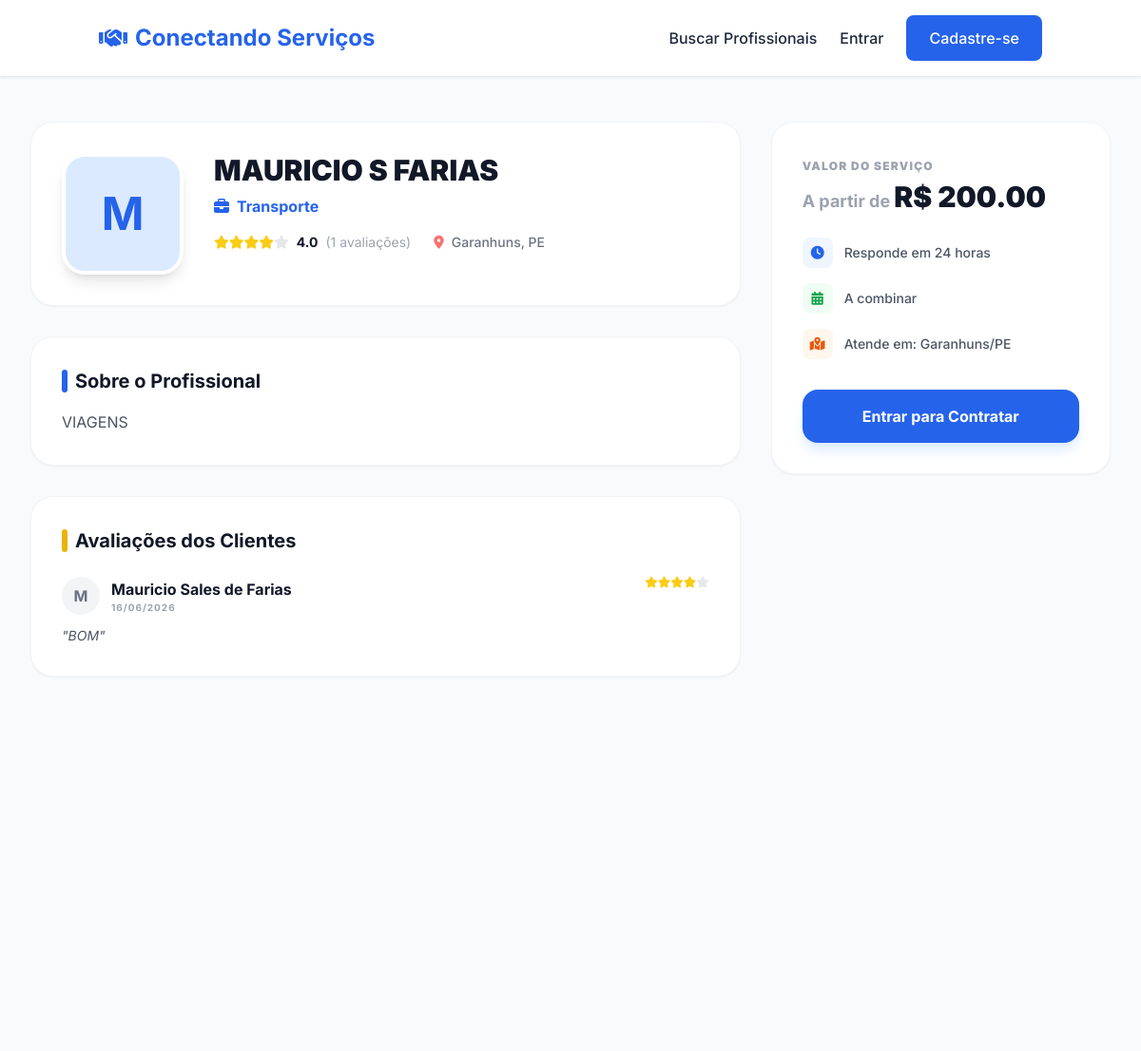
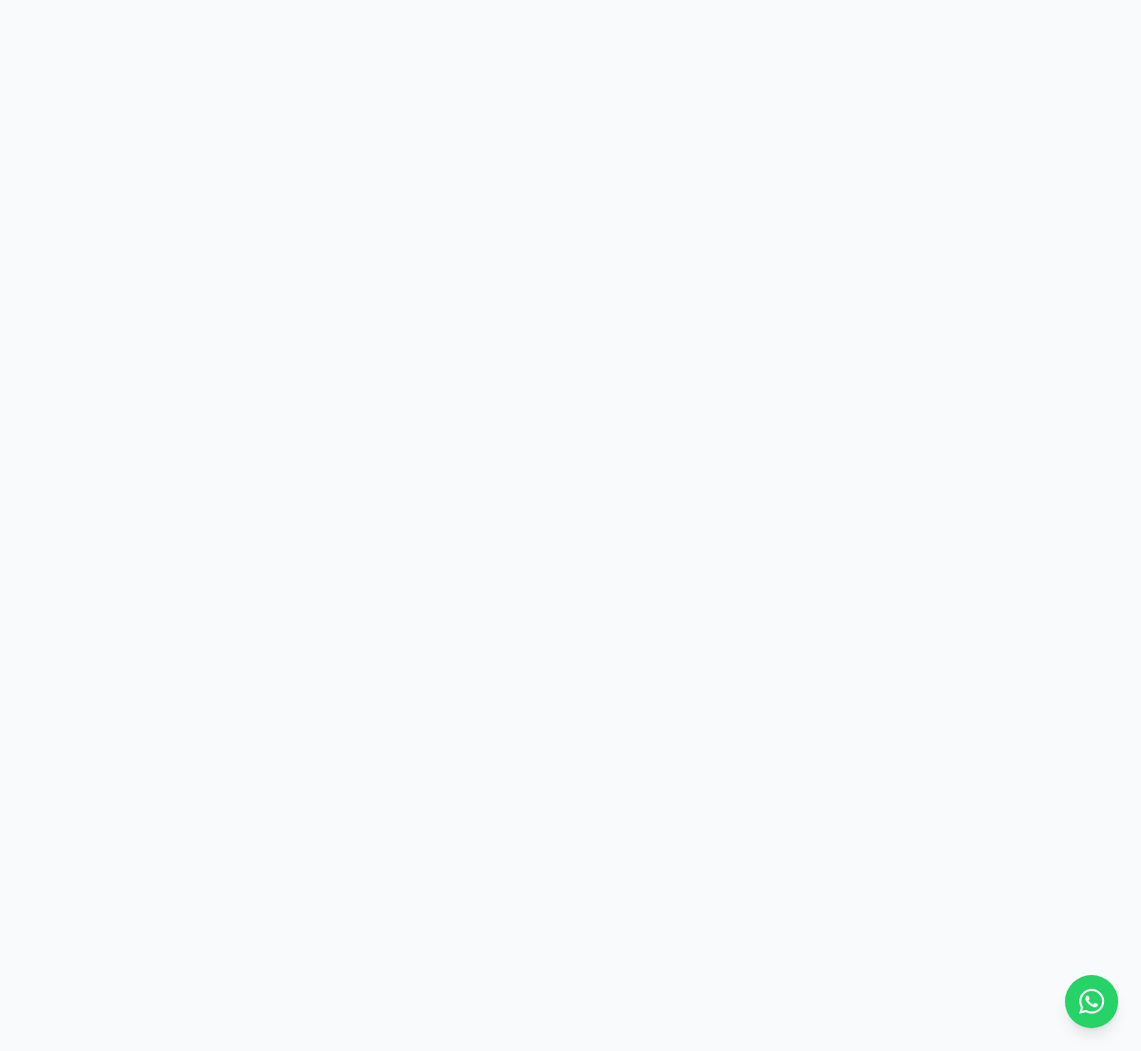
The app's page /profissional/7 with its own data (2 pictures, top to bottom).
### models.py (models this page shows, shortened)
class User(db.Model, UserMixin):
    __tablename__ = 'users'
    id = db.Column(db.Integer, primary_key=True)
    name = db.Column(db.String(120), nullable=False)
    cpf = db.Column(db.String(14), unique=True, nullable=False)
    email = db.Column(db.String(120), unique=True, nullable=False)
    phone = db.Column(db.String(20))
    password_hash = db.Column(db.String(255), nullable=False)
    user_type = db.Column(db.String(20), default='client')  # client / professional
    profile_image = db.Column(db.Text)  # Base64
    cep = db.Column(db.String(9))
    address = db.Column(db.String(200))
    neighborhood = db.Column(db.String(120))
    city = db.Column(db.String(120))
    state = db.Column(db.String(2))
    created_at = db.Column(db.DateTime, default=datetime.utcnow)
    professional_profile = db.relationship(
        "Professional",
        backref="user",
        uselist=False,
        cascade="all, delete-orphan"
    )
    client_requests = db.relationship(
        "ServiceRequest",
        backref="client",
        foreign_keys="ServiceRequest.client_id",
        cascade="all, delete-orphan"
    )
    reviews_given = db.relationship(
        "Review",
        backref="client",
        foreign_keys="Review.client_id",
        cascade="all, delete-orphan"
    )
    notifications = db.relationship(
        "Notification",
        backref="user",
        lazy="dynamic",
        cascade="all, delete-orphan"
    )

class ServiceCategory(db.Model):
    __tablename__ = "service_categories"
    id = db.Column(db.Integer, primary_key=True)
    name = db.Column(db.String(140), unique=True, nullable=False)
    description = db.Column(db.Text)
    icon = db.Column(db.String(50))
    image = db.Column(db.Text)  # <-- FALTAVA! AGORA A IMAGEM É SALVA AQUI
    created_at = db.Column(db.DateTime, default=datetime.utcnow)
    professionals = db.relationship(
        "Professional",
        backref="category",
        cascade="all, delete-orphan"
    )

class Review(db.Model):
    __tablename__ = "reviews"
    id = db.Column(db.Integer, primary_key=True)
    request_id = db.Column(db.Integer, db.ForeignKey("service_requests.id"), nullable=False)
    professional_id = db.Column(db.Integer, db.ForeignKey("professionals.id"), nullable=False)
    client_id = db.Column(db.Integer, db.ForeignKey("users.id"), nullable=False)
    rating = db.Column(db.Integer, nullable=False)
    comment = db.Column(db.Text)
    created_at = db.Column(db.DateTime, default=datetime.utcnow)

class Professional(db.Model):
    __tablename__ = "professionals"
    id = db.Column(db.Integer, primary_key=True)
    user_id = db.Column(db.Integer, db.ForeignKey("users.id"), unique=True, nullable=False)
    category_id = db.Column(db.Integer, db.ForeignKey("service_categories.id"))
    bio = db.Column(db.Text)
    experience_years = db.Column(db.Integer)
    starting_price = db.Column(db.Float)
    profile_photo = db.Column(db.String(255))
    portfolio_photos = db.Column(db.Text)                # JSON
    services_offered = db.Column(db.Text)                # JSON
    tags = db.Column(db.String(255))
    availability = db.Column(db.String(255))
    service_range = db.Column(db.String(255))
    verified = db.Column(db.Boolean, default=False)
    response_time = db.Column(db.String(50), default="24 horas (estimado)")
    created_at = db.Column(db.DateTime, default=datetime.utcnow)
    service_requests = db.relationship(
        "ServiceRequest",
        backref="professional",
        cascade="all, delete-orphan"
    )
    reviews = db.relationship(
        "Review",
        backref="professional",
        cascade="all, delete-orphan"
    )
    def get_portfolio_photos(self):
        try:
            return json.loads(self.portfolio_photos or "[]")
        except:
            return []
    @property
    def average_rating(self):
        if not self.reviews or len(self.reviews) == 0:
            return 0.0
        try:
            total = sum(r.rating for r in self.reviews if r.rating is not None)
            count = len([r for r in self.reviews if r.rating is not None])
            return total / count if count > 0 else 0.0
        except:
            return 0.0
    @property
    def review_count(self):
        return len(self.reviews)

### app.py (the view)
@app.route('/profissional/<int:professional_id>')
def professional_profile(professional_id):
    prof = Professional.query.get_or_404(professional_id)
    reviews = Review.query.filter_by(professional_id=prof.id).order_by(
        Review.created_at.desc()).all()
    return render_template('professional_profile.html', professional=prof, reviews=reviews)

### templates/professional_profile.html (shortened to what this page needs)
{% extends "base.html" %}
{% block extra_css %}
<script src="https://cdn.tailwindcss.com"></script>
{% endblock %}
{% block content %}
<div class="bg-gray-50 min-h-screen py-12">
    <div class="max-w-7xl mx-auto px-4 sm:px-6 lg:px-8">
        <div class="grid grid-cols-1 lg:grid-cols-3 gap-8">
            <div class="lg:col-span-2 space-y-8">
                <div class="bg-white rounded-3xl p-8 shadow-sm border border-gray-100">
                    <div class="flex flex-col md:flex-row items-center md:items-start gap-8">
                        <div class="w-32 h-32 bg-blue-100 text-blue-600 rounded-3xl flex items-center justify-center text-5xl font-bold overflow-hidden shadow-lg border-4 border-white shrink-0">
                            {% if professional.user.profile_image %}
                                <img src="{{ professional.user.profile_image }}" class="w-full h-full object-cover">
                            {% else %}
                                {{ professional.user.name[0] | upper }}
                            {% endif %}
                        </div>
                        <div class="text-center md:text-left flex-1">
                            <div class="flex flex-wrap items-center justify-center md:justify-start gap-3 mb-2">
                                <h1 class="text-3xl font-black text-gray-900">{{ professional.user.name }}</h1>
                            </div>
                            <p class="text-blue-600 font-bold mb-4 flex items-center justify-center md:justify-start gap-2">
                                <i class="fas fa-briefcase"></i> {{ professional.category.name }}
                            </p>
                            <div class="flex flex-wrap items-center justify-center md:justify-start gap-6 text-sm">
                                <div class="flex items-center gap-2">
                                    <div class="flex text-yellow-400">
                                        {% for i in range(5) %}
                                            <i class="fas fa-star {{ 'text-gray-200' if i >= professional.average_rating }}"></i>
                                        {% endfor %}
                                    </div>
                                    <span class="font-bold text-gray-900">{{ "%.1f"|format(professional.average_rating) }}</span>
                                    <span class="text-gray-400">({{ professional.review_count }} avaliações)</span>
                                </div>
                                <div class="flex items-center gap-2 text-gray-500 font-medium">
                                    <i class="fas fa-map-marker-alt text-red-400"></i>
                                    {{ professional.user.city }}, {{ professional.user.state }}
                                </div>
                            </div>
                        </div>
                    </div>
                </div>
                <div class="bg-white rounded-3xl p-8 shadow-sm border border-gray-100">
                    <h2 class="text-xl font-bold text-gray-900 mb-4 flex items-center gap-2">
                        <span class="w-1.5 h-6 bg-blue-600 rounded-full"></span> Sobre o Profissional
                    </h2>
                    <p class="text-gray-600 leading-relaxed whitespace-pre-line">{{ professional.bio or 'Nenhuma descrição informada.' }}</p>
                </div>
                <div class="bg-white rounded-3xl p-8 shadow-sm border border-gray-100">
                    <h2 class="text-xl font-bold text-gray-900 mb-6 flex items-center gap-2">
                        <span class="w-1.5 h-6 bg-yellow-500 rounded-full"></span> Avaliações dos Clientes
                    </h2>
                    {% if reviews %}
                        <div class="space-y-6">
                            {% for review in reviews %}
                            <div class="border-b border-gray-50 last:border-0 pb-6 last:pb-0">
                                <div class="flex justify-between items-start mb-3">
                                    <div class="flex items-center gap-3">
                                        <div class="w-10 h-10 bg-gray-100 rounded-full flex items-center justify-center font-bold text-gray-500">
                                            {{ review.client.name[0] | upper }}
                                        </div>
                                        <div>
                                            <h4 class="font-bold text-gray-900">{{ review.client.name }}</h4>
                                            <p class="text-[10px] text-gray-400 font-bold uppercase tracking-widest">{{ review.created_at.strftime('%d/%m/%Y') }}</p>
                                        </div>
                                    </div>
                                    <div class="flex text-yellow-400 text-xs">
                                        {% for i in range(5) %}
                                            <i class="fas fa-star {{ 'text-gray-200' if i >= review.rating }}"></i>
                                        {% endfor %}
                                    </div>
                                </div>
                                <p class="text-gray-600 text-sm italic">"{{ review.comment }}"</p>
                            </div>
                            {% endfor %}
                        </div>
                    {% else %}
                        <div class="text-center py-10 text-gray-400">
                            <i class="far fa-comment-alt text-4xl mb-4 opacity-20"></i>
                            <p class="font-medium">Nenhuma avaliação ainda.</p>
                        </div>
                    {% endif %}
                </div>
            </div>
            <div class="space-y-6">
                <div class="bg-white rounded-3xl p-8 shadow-sm border border-gray-100 sticky top-8">
                    {% if professional.starting_price %}
                        <div class="mb-6">
                            <span class="text-xs font-black text-gray-400 uppercase tracking-widest">Valor do Serviço</span>
                            <div class="flex items-baseline gap-1 mt-1">
                                <span class="text-gray-400 font-bold text-lg">A partir de</span>
                                <h3 class="text-3xl font-black text-gray-900">R$ {{ "%.2f"|format(professional.starting_price) }}</h3>
                            </div>
                        </div>
                    {% endif %}
                    <div class="space-y-4 mb-8">
                        <div class="flex items-center gap-3 text-sm font-medium text-gray-600">
                            <div class="w-8 h-8 bg-blue-50 text-blue-600 rounded-lg flex items-center justify-center"><i class="fas fa-clock"></i></div>
                            Responde em {{ professional.response_time or '24 horas' }}
                        </div>
                        <div class="flex items-center gap-3 text-sm font-medium text-gray-600">
                            <div class="w-8 h-8 bg-green-50 text-green-600 rounded-lg flex items-center justify-center"><i class="fas fa-calendar-alt"></i></div>
                            {{ professional.availability or 'A combinar' }}
                        </div>
                        <div class="flex items-center gap-3 text-sm font-medium text-gray-600">
                            <div class="w-8 h-8 bg-orange-50 text-orange-600 rounded-lg flex items-center justify-center"><i class="fas fa-map-marked-alt"></i></div>
                            Atende em: {{ professional.service_range or 'Garanhuns/PE' }}
                        </div>
                    </div>
                    {% if current_user.is_authenticated %}
                        {% if current_user.user_type == 'client' %}
                            <a href="{{ url_for('request_service', professional_id=professional.id) }}" class="w-full bg-blue-600 hover:bg-blue-700 text-white font-bold py-4 px-8 rounded-2xl shadow-lg shadow-blue-100 transition duration-300 flex items-center justify-center gap-2 mb-3">
                                <i class="fas fa-paper-plane"></i> Solicitar Orçamento
                            </a>
                        {% endif %}
                    {% else %}
                        <a href="{{ url_for('login') }}" class="w-full bg-blue-600 hover:bg-blue-700 text-white font-bold py-4 px-8 rounded-2xl shadow-lg shadow-blue-100 transition duration-300 flex items-center justify-center gap-2">
                            Entrar para Contratar
                        </a>
                    {% endif %}
                </div>
            </div>
        </div>
    </div>
</div>
{% endblock %}

### records on screen
User: user "M", user.name "MAURICIO S FARIAS", user.city "Garanhuns", user.state "PE"
ServiceCategory: category.name "Transporte"
Review: average_rating "4.0", client "M", client.name "Mauricio Sales de Farias", created_at "16/06/2026", comment "BOM"
Professional: bio "VIAGENS", starting_price "200.00", response_time "24 horas", availability "A combinar", service_range "Garanhuns/PE"

### other values on screen
{{ professional.review_count }} "1"
